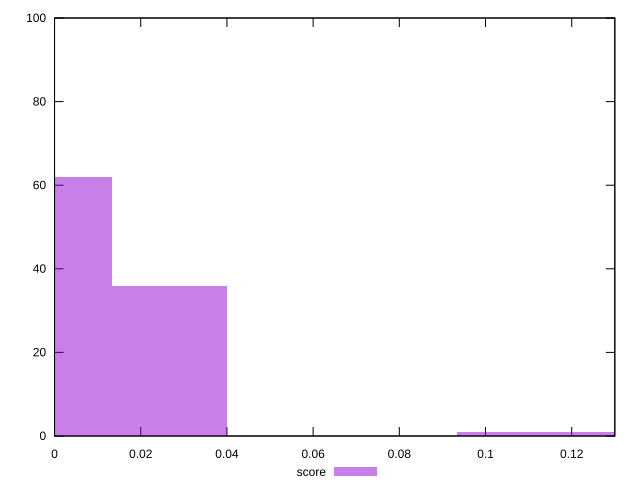

This chart was generated by the following gnuplot code:
reset

$score <<EOF
0.13334820953272158 1
0.10667856762617728 1
0 62
0.02666964190654432 36
EOF

set key outside below
set boxwidth 0.02666964190654432
set xrange [0:0.13]
set yrange [0:100]
set trange [0:100]
set style fill transparent solid 0.5 noborder
set terminal svg size 640, 490 enhanced background rgb 'white'
set output "report/report_00029_2021-02-24T13-36-40.390Z/max-potential-fid/samples/astro/score/histogram.svg"

plot $score title "score" with boxes

reset
